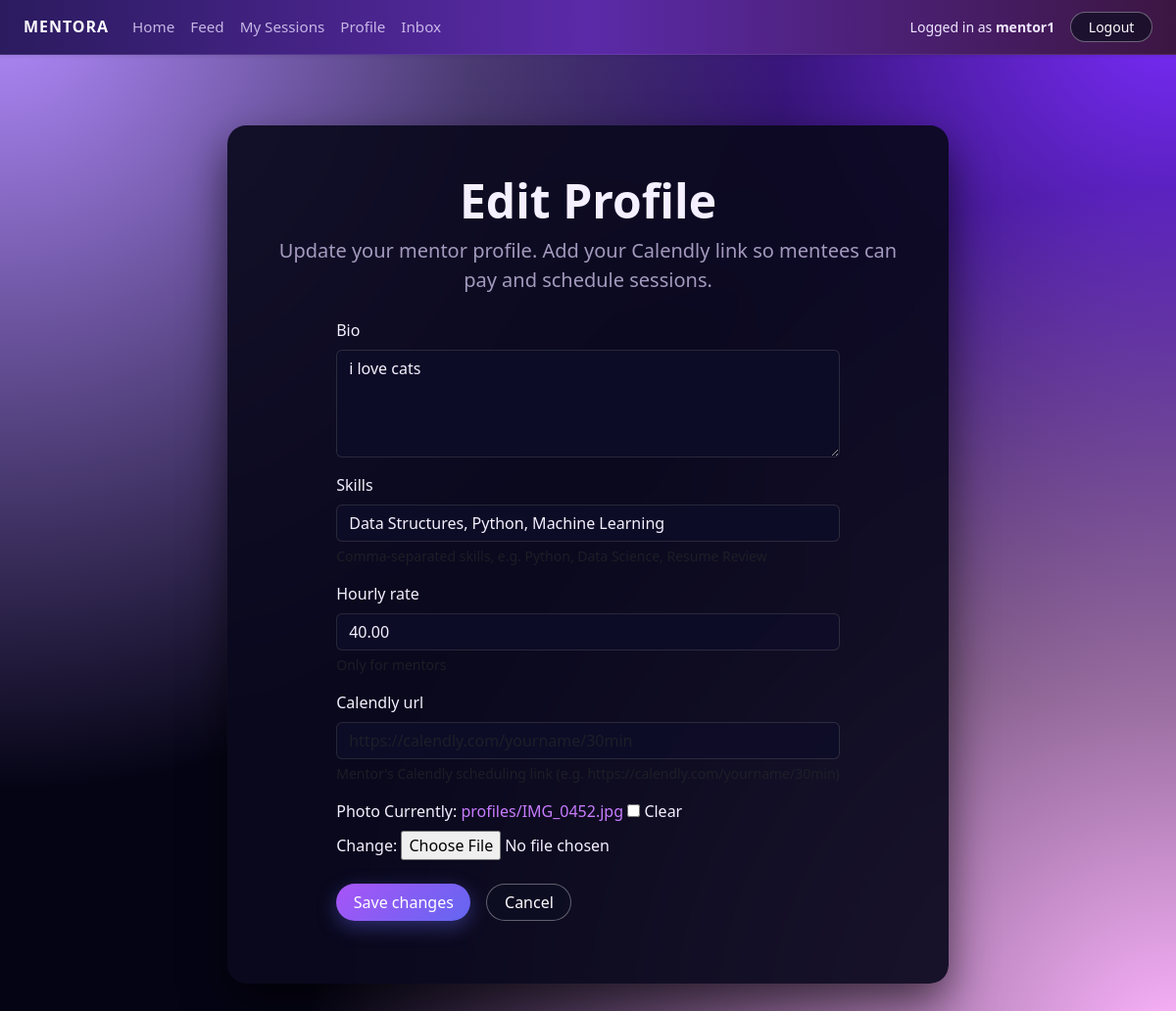
Page /profile/edit/ (signed in) on the committed database.
### core/models.py (models this page shows, shortened)
class Profile(models.Model):
    ROLE_CHOICES = [
        ("MENTOR", "Mentor"),
        ("MENTEE", "Mentee"),
    ]
    user = models.OneToOneField(
        settings.AUTH_USER_MODEL,
        on_delete=models.CASCADE,
        related_name="profile",
    )
    first_name = models.CharField(max_length=30, blank=True)
    last_name = models.CharField(max_length=30, blank=True)
    role = models.CharField(max_length=10, choices=ROLE_CHOICES)
    public_id = models.CharField(
        max_length=10,
        unique=True,
        editable=False,
        blank=True,
        null=True,
    )
    bio = models.TextField(blank=True)
    skills = models.CharField(
        max_length=255,
        blank=True,
        help_text="Comma-separated skills, e.g. Python, Data Science, Resume Review",
    )
    hourly_rate = models.DecimalField(
        max_digits=6,
        decimal_places=2,
        null=True,
        blank=True,
        help_text="Only for mentors",
    )
    calendly_url = models.URLField(
        blank=True,
        null=True,
        help_text="Mentor's Calendly scheduling link (e.g. https://calendly.com/yourname/30min)",
    )
    photo = models.ImageField(
        upload_to="profiles/",
        blank=True,
        null=True,
    )
    has_seen_welcome = models.BooleanField(default=False)

### core/views.py (the view)
# urls.py: path("profile/edit/", views.edit_profile, name="edit_profile"),
@login_required
def edit_profile(request):
    profile = request.user.profile
    if profile.role == "MENTOR":
        FormClass = MentorProfileForm
    else:
        FormClass = MenteeProfileForm
    if request.method == "POST":
        form = FormClass(request.POST, request.FILES, instance=profile)
        if form.is_valid():
            form.save()
            return redirect("profile")  # change to your URL name
    else:
        form = FormClass(instance=profile)
    return render(request, "core/edit_profile.html", {"form": form})

### core/forms.py (shortened to what this page needs)
class MentorProfileForm(forms.ModelForm):
    class Meta:
        model = Profile
        fields = ["bio", "skills", "hourly_rate", "calendly_url", "photo"]
        widgets = {
            "bio": forms.Textarea(
                attrs={
                    "class": "form-control",
                    "rows": 4,
                    "placeholder": "Tell others about yourself...",
                }
            ),
            "skills": forms.TextInput(
                attrs={
                    "class": "form-control",
                    "placeholder": "Data Structures, Python, Machine Learning",
                }
            ),
            "hourly_rate": forms.NumberInput(
                attrs={
                    "class": "form-control",
                    "step": "0.01",
                }
            ),
            "calendly_url": forms.TextInput(
                attrs={
                    "class": "form-control",
                    "placeholder": "https://calendly.com/yourname/30min",
                }
            ),
        }

### templates/core/edit_profile.html (shortened to what this page needs)
{% extends "base.html" %}
{% block content %}
<div class="container py-5">
  <div class="row justify-content-center">
    <div class="col-lg-8">
      <section class="card mentora-hero border-0 p-4 p-md-5 text-center">
        <h1 class="display-5 fw-bold mb-2 gradient-text">
          Edit Profile
        </h1>
        {% if request.user.profile.role == "MENTOR" %}
          <p class="lead text-muted mb-4">
            Update your mentor profile. Add your Calendly link so mentees can pay and schedule sessions.
          </p>
        {% else %}
          <p class="lead text-muted mb-4">
            Update your mentee profile. Share your goals and interests so mentors can better help you.
          </p>
        {% endif %}
        <form method="POST" enctype="multipart/form-data"
              class="text-start mx-auto" style="max-width: 720px;">
          {% for field in form %}
            <div class="mb-3">
              <label class="form-label" for="{{ field.id_for_label }}">
                {{ field.label }}
              </label>
              {{ field }}
              {% if field.help_text %}
                <div class="form-text">{{ field.help_text }}</div>
              {% endif %}
            </div>
          {% endfor %}
          <div class="d-flex gap-3 mt-4">
            <button type="submit" class="btn mentora-btn-primary">
              Save changes
            </button>
            <a href="{% url 'profile' %}" class="btn mentora-btn-ghost">
              Cancel
            </a>
          </div>
        </form>
      </section>
    </div>
  </div>
</div>
{% endblock %}

### templates/base.html (shortened to what this page needs)
{% load static %}
<link href="https://cdn.jsdelivr.net/npm/bootstrap@5.3.3/dist/css/bootstrap.min.css" rel="stylesheet">
<link rel="stylesheet" href="{% static 'core/styles.css' %}">
<!DOCTYPE html>
<html lang="en">
<head>
    <link
      href="https://cdn.jsdelivr.net/npm/bootstrap@5.3.3/dist/css/bootstrap.min.css"
      rel="stylesheet">
    <link rel="stylesheet" href="{% static 'core/styles.css' %}">
</head>
<body class="mentora-body">
<header>
  <nav class="navbar navbar-expand-lg mentora-nav shadow-sm">
    <div class="container-fluid px-4">
     {% if user.is_authenticated %}
        <a class="navbar-brand mentora-brand" href="{% url 'dashboard' %}">
          Mentora
        </a>
      {% else %}
        <a class="navbar-brand mentora-brand" href="{% url 'home' %}">
          Mentora
        </a>
      {% endif %}
      <div class="collapse navbar-collapse" id="mainNavbar">
        {% if user.is_authenticated %}
          <ul class="navbar-nav me-auto mb-2 mb-lg-0">
            <li class="nav-item">
              <a href="{% url 'dashboard' %}" class="nav-link">Home</a>
            </li>
            <li class="nav-item">
              <a href="{% url 'feed' %}" class="nav-link">Feed</a>
            </li>
            <li class="nav-item">
              <a href="{% url 'my_sessions' %}" class="nav-link">My Sessions</a>
            </li>
            <li class="nav-item">
              <a href="{% url 'profile' %}" class="nav-link">Profile</a>
            </li>
            <li class="nav-item">
              <a href="{% url 'inbox' %}" class="nav-link">Inbox</a>
            </li>
          </ul>
          <div class="d-flex align-items-center ms-auto gap-3">
            <span class="mentora-user-label small">
              Logged in as <strong>{{ user.username }}</strong>
            </span>
            <a href="{% url 'logout_custom' %}" class="btn btn-sm mentora-btn-ghost">
              Logout
            </a>
          </div>
        {% endif %}
      </div>
    </div>
  </nav>
</header>
<main class="mentora-main py-4">
  {% block content %}{% endblock %}
</main>
</body>
</html>

### static/core/styles.css (style rules this page uses)
.mentora-body { min-height: 100vh; margin: 0; background: radial-gradient(circle at top left, #b38cff 0, transparent 50%), radial-gradient(circle at bottom right, #ffb6ff 0, transparent 55%), radial-gradient(circle at top right, #7b2cff 0, transparent 45%), #050415; color: #f5f0ff; font-family: system-ui, -apple-system, BlinkMacSystemFont, "SF Pro Text", "Segoe UI", sans-serif; }
.mentora-main { color: #f5f0ff; }
.mentora-nav { background: linear-gradient(90deg, #2b1b5f, #5b2aa8, #3c1642); border-bottom: 1px solid rgba(255, 255, 255, 0.08); }
.mentora-brand { font-weight: 700; letter-spacing: 0.06em; text-transform: uppercase; font-size: 1rem; color: #fdfbff !important; }
.mentora-nav .nav-link { color: #e7dbff !important; font-size: 0.95rem; opacity: 0.8; transition: opacity 0.2s ease, transform 0.15s ease; }
.mentora-user-label { color: #f0e7ff; }
.mentora-btn-primary { border-radius: 999px; background: linear-gradient(135deg, #a855f7, #6366f1); border: none; color: #fff !important; padding-inline: 1.1rem; box-shadow: 0 6px 20px rgba(99, 102, 241, 0.4); transition: transform 0.15s ease, box-shadow 0.15s ease, opacity 0.15s ease; }
.mentora-btn-ghost { border-radius: 999px; border: 1px solid rgba(255, 255, 255, 0.35); background: rgba(15, 15, 35, 0.7); color: #fdfbff !important; padding-inline: 1.1rem; transition: background 0.15s ease, transform 0.15s ease, border-color 0.15s ease; }
.card { background: rgba(10, 9, 30, 0.92); border-radius: 1.2rem; border: 1px solid rgba(255, 255, 255, 0.05); box-shadow: 0 20px 45px rgba(0, 0, 0, 0.6), 0 0 0 1px rgba(255, 255, 255, 0.01); backdrop-filter: blur(16px); color: #f5f0ff; }
.form-control, .form-select { background-color: rgba(15, 14, 40, 0.9); border-color: rgba(255, 255, 255, 0.12); color: #f5f0ff; }
.text-muted { color: rgba(228, 215, 255, 0.7) !important; }
a { color: #c77dff; text-decoration: none; }
:root { --bs-success: #7b2cff; --bs-success-rgb: 123, 44, 255; }

### rows in the picture
Profile: form "i love cats" "Data Structures, Python, Machine Learning" "40.00"

### other values in the picture
{{ user.username }} "mentor1"
{{ field.label }} "Bio" "Skills" "Hourly rate" "Calendly url" "Photo"
{{ field.help_text }} "Comma-separated skills, e.g. Python, Data Science, Resume Review" "Only for mentors" "Mentor's Calendly scheduling link (e.g. https://calendly.com/yourname/30min)"
